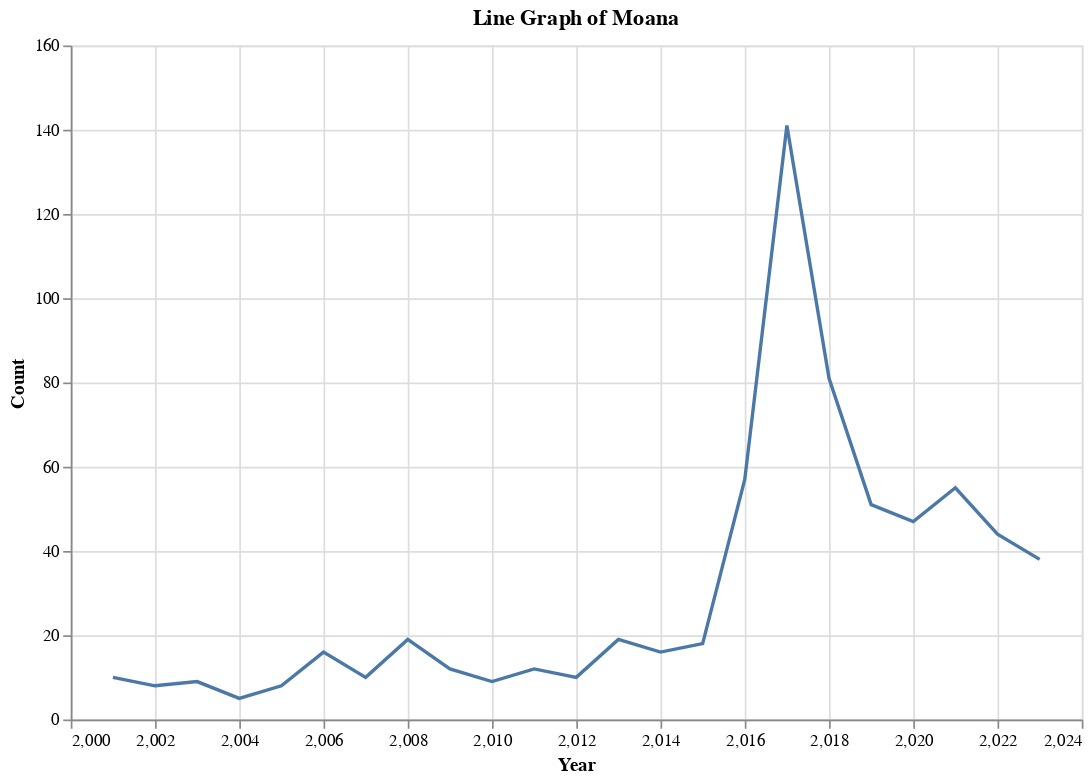

Here is the notebook cell this chart was saved with:
### Code cell
moana_chart = alt.Chart(moana_00_df).mark_line().encode(
    x='Year',
    y='Count'
).properties(
    title='Line Graph of Moana',
    width=600,  
    height=400 )

moana_chart

### Figure 1 — Vega-Lite specification as saved in the notebook (floating-point values rounded to 4 significant figures)
{"config": {"view": {"continuousWidth": 300, "continuousHeight": 300}}, "data": {"name": "data-a99442adf0f4df8d3f59b4e15be2ff8e"}, "mark": {"type": "line"}, "encoding": {"x": {"field": "Year", "type": "quantitative"}, "y": {"field": "Count", "type": "quantitative"}}, "height": 400, "title": "Line Graph of Moana", "width": 600, "$schema": "https://vega.github.io/schema/vega-lite/v5.17.0.json", "datasets": {"data-a99442adf0f4df8d3f59b4e15be2ff8e": [{"Year": 2001, "Count": 10}, {"Year": 2002, "Count": 8}, {"Year": 2003, "Count": 9}, {"Year": 2004, "Count": 5}, {"Year": 2005, "Count": 8}, {"Year": 2006, "Count": 16}, {"Year": 2007, "Count": 10}, {"Year": 2008, "Count": 19}, {"Year": 2009, "Count": 12}, {"Year": 2010, "Count": 9}, {"Year": 2011, "Count": 12}, {"Year": 2012, "Count": 10}, {"Year": 2013, "Count": 19}, {"Year": 2014, "Count": 16}, {"Year": 2015, "Count": 18}, {"Year": 2016, "Count": 57}, {"Year": 2017, "Count": 141}, {"Year": 2018, "Count": 81}, {"Year": 2019, "Count": 51}, {"Year": 2020, "Count": 47}, {"Year": 2021, "Count": 55}, {"Year": 2022, "Count": 44}, {"Year": 2023, "Count": 38}]}}
